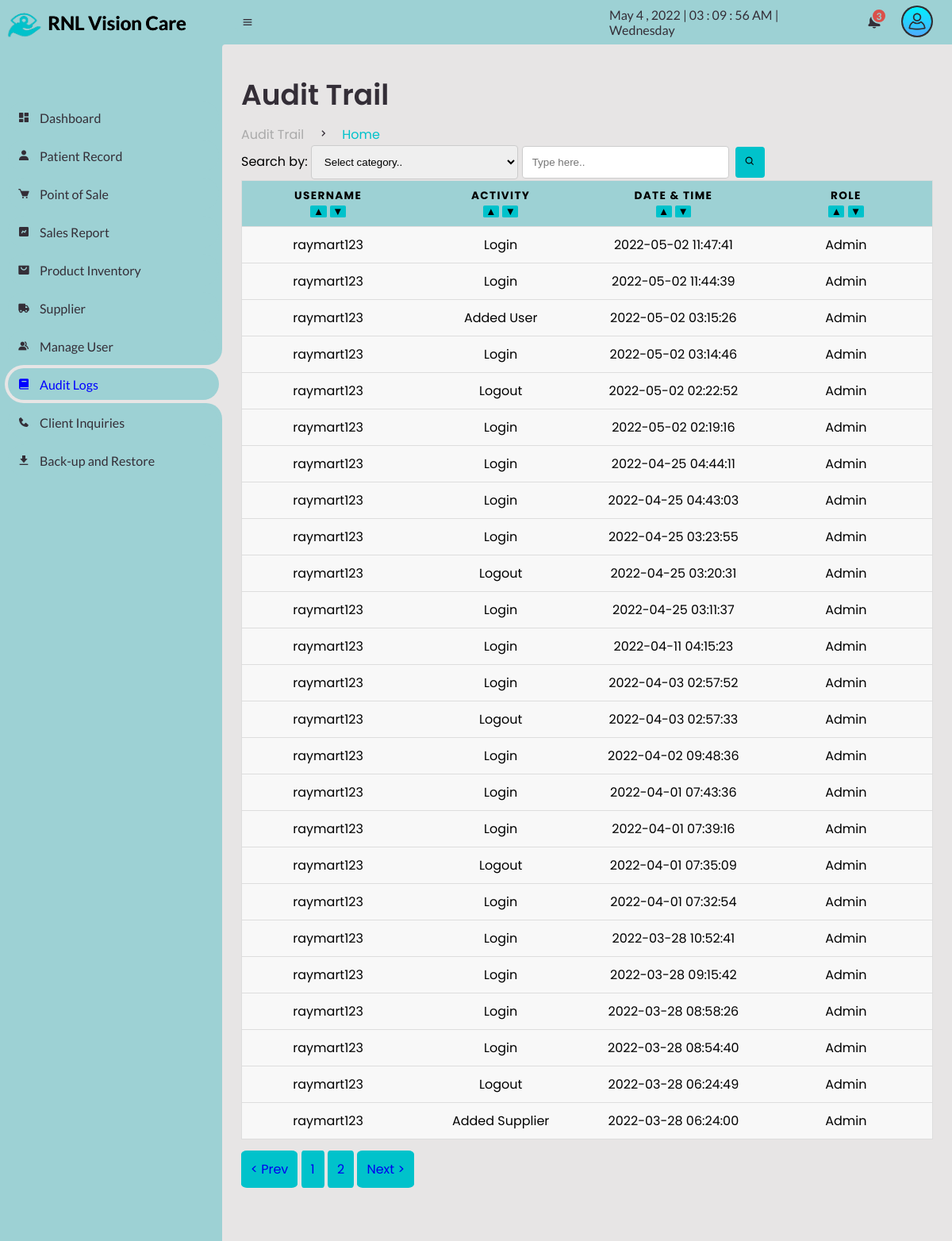
The app's page /Admin/audit.php (signed in) with its own data.
### tables this page shows
CREATE TABLE `users_logs` (
  `logs_id` int(11) NOT NULL AUTO_INCREMENT,
  `logs_username` varchar(255) NOT NULL,
  `logs_activity` varchar(255) NOT NULL,
  `logs_datentime` datetime NOT NULL,
  `logs_roles` varchar(255) NOT NULL,
  PRIMARY KEY (`logs_id`)
);

### Admin/audit.php (the view, shortened to what this page needs)
<?php
include("session.php");
function createRandomPassword() {
	$chars = "003232303232023232023456789";
	$i = 0;
	$pass = '' ;
	while ($i <= 7) {
		$num = rand() % 33;
		$tmp = substr($chars, $num, 1);
		$pass = $pass . $tmp;
		$i++;
	}
	return $pass;
}
$finalcode='RS-'.createRandomPassword();
?>
<!DOCTYPE html>
<html lang="en">
<head>
	<link href='https://unpkg.com/boxicons@2.0.9/css/boxicons.min.css' rel='stylesheet'>
	<link rel="stylesheet" href="css\sys_style.css">
</head>
<body>
	<section id="sidebar">
		<a href="supplier.php" class="brand">
			<img src="images\logo.png" alt="" width="60px;">
			<span class="text" style="text-shadow:0.5px 0px #000; color: black;">RNL Vision Care</span>
		</a>
		<ul class="side-menu top">
			<li>
				<a href="dashboard.php">
					<i class='bx bxs-dashboard' ></i>
					<span class="text">Dashboard</span>
				</a>
			</li>
			<li>
				<a href="patient-record.php">
					<i class='bx bxs-user' ></i>
					<span class="text">Patient Record</span>
				</a>
			</li>
			<li>
				<a href="point-of-sale.php?id=cash&invoice=<?php echo $finalcode ?>">
					<i class='bx bxs-cart' ></i>
					<span class="text">Point of Sale</span>
				</a>
			</li>
			<li>
				<a href="sales-report.php">
					<i class='bx bxs-chart' ></i>
					<span class="text">Sales Report</span>
				</a>
			</li>
			<li>
				<a href="product.php">
					<i class='bx bxs-shopping-bag-alt' ></i>
					<span class="text">Product Inventory</span>
				</a>
			</li>
			<li>
				<a href="supplier.php">
					<i class='bx bxs-truck' ></i>
					<span class="text">Supplier</span>
				</a>
			</li>
			<li>
				<a href="manage-user.php">
					<i class='bx bxs-group' ></i>
					<span class="text">Manage User</span>
				</a>
			</li>
			<li class="active">
				<a href="audit.php">
					<i class='bx bxs-book' ></i>
					<span class="text">Audit Logs</span>
				</a>
			</li>
			<li>
        <a href="inquiries.php">
          <i class='bx bxs-phone' ></i>
          <span class="text">Client Inquiries</span>
        </a>
      </li>
			<li>
				<a href="archive.php">
					<i class='bx bxs-download' ></i>
					<span class="text">Back-up and Restore</span>
				</a>
			</li>
		</ul>
	</section>
	<section id="content">
		<nav>
			<i class='bx bx-menu' ></i>
			<div id="digital-clock"></div>
			<div class="dropdown2">
			<a href="#" class="notification">
				<span class="num">
				<?php
				$query = mysqli_query($conn, "SELECT COUNT(*) as total from product  WHERE qty <=10 AND pro_status ='2'");
					while($result=mysqli_fetch_array($query)){
					echo $result['total'];
				}
				?>
						  </span>
			</a>
			</div>
			<div class="dropdown1">
			<img src="img\user.png" alt="" width="40px" class="userlogo">
			</div>
		</nav>
		<main>
			<div class="head-title">
				<div class="left">
					<h1>Audit Trail</h1>
					<ul class="breadcrumb">
						<li>
							<a href="audit.php">Audit Trail</a>
						</li>
						<li><i class='bx bx-chevron-right' ></i></li>
						<li>
							<a class="active" href="audit.php">Home</a>
						</li>
					</ul>
				</div>
			</div>
	<form method="post">
					<label>Search by:</label>
              <select name='search' id="price-sort" onchange="location = this.value;" style="padding: 12px;border: 1px solid #ccc;border-radius: 4px;font-family: var(poppins); width: 30%;">
                <option value='0' disabled selected>Select category..</option>
              </select>
						<input type="text" name="txtsearch" id="txtsearch" placeholder="Type here.." autocomplete="off" style="padding: 12px;border: 1px solid #ccc;border-radius: 4px;font-family: var(poppins);width: 30%;">
						<button  id="btnsearch" name="btnsearch" class="page" style="cursor: pointer;"><i class='bx bx-search' ></i></button>
						</form>
	<table>
     <thead>
     	<tr>
			<th>Username<form method=""><button class="up" value="up" name="btn" style="width: 10%; height: 5%; padding: 0; margin: 0;">▲</button>&nbsp<button class="down" value="down" name="btn" style="width: 10%; height: 5%; padding: 0; margin: 0;">▼</button></form></th>
      <th>Activity<form method=""><button class="up" value="up1" name="btn" style="width: 10%; height: 5%; padding: 0; margin: 0;">▲</button>&nbsp<button class="down" value="down1" name="btn" style="width: 10%; height: 5%; padding: 0; margin: 0;">▼</button></form></th>
      <th>Date & Time<form method=""><button class="up" value="up2" name="btn" style="width: 10%; height: 5%; padding: 0; margin: 0;">▲</button>&nbsp<button class="down" value="down2" name="btn" style="width: 10%; height: 5%; padding: 0; margin: 0;">▼</button></form></th>
      <th>Role<form method=""><button class="up" value="up3" name="btn" style="width: 10%; height: 5%; padding: 0; margin: 0;">▲</button>&nbsp<button class="down" value="down3" name="btn" style="width: 10%; height: 5%; padding: 0; margin: 0;">▼</button></form></th>
     	</tr>
     </thead>
     <tbody>
	 <?php
     include('conn.php');
	$limit=25;
	$page=isset($_GET['page']) ? $_GET['page']:1;
	$start=($page-1)*$limit;
	$search=$_POST['txtsearch'];
        if (isset($_POST['btnsearch']) && $_POST['txtsearch']!="") {
        	 $sql = "SELECT * FROM `users_logs` WHERE `$column` LIKE '%$search%' LIMIT $start, $limit ";
       			$sql2 =$conn->query("SELECT count(logs_id) AS id FROM `users_logs` WHERE `$column` LIKE '%$search%'");
        	}
        	elseif ($_GET['btn']=='down') {
        		$sql = "SELECT * FROM `users_logs` Order by `logs_username` DESC LIMIT $start, $limit ";
        		$sql2 =$conn->query("SELECT count(users_id) AS id, `logs_username` FROM `users_logs` Order by `logs_username` DESC ");
        		echo "<style>.down{ background-color:red;}</style>";
        	}
        	elseif ($_GET['btn']=='up') {
        		$sql = "SELECT * FROM `users_logs` Order by `logs_username` ASC LIMIT $start, $limit ";
        		$sql2 =$conn->query("SELECT count(users_id) AS id, `logs_username` FROM `users_logs` Order by `logs_username` ASC ");
        		echo "<style>.up{ background-color:red;}</style>";
        	}
        	elseif ($_GET['btn']=='down1') {
        		$sql = "SELECT * FROM `users_logs` Order by `logs_activity` DESC LIMIT $start, $limit ";
        		$sql2 =$conn->query("SELECT count(users_id) AS id, `logs_activity` FROM `users_logs` Order by `logs_activity` DESC ");
        		echo "<style>.down{ background-color:red;}</style>";
        	}
        	elseif ($_GET['btn']=='up1') {
        		$sql = "SELECT * FROM `users_logs` Order by `logs_activity` ASC LIMIT $start, $limit ";
        		$sql2 =$conn->query("SELECT count(users_id) AS id, `logs_activity` FROM `users_logs` Order by `logs_activity` ASC ");
        		echo "<style>.up{ background-color:red;}</style>";
        	}
        	elseif ($_GET['btn']=='down2') {
        		$sql = "SELECT * FROM `users_logs` Order by `logs_datentime` DESC LIMIT $start, $limit ";
        		$sql2 =$conn->query("SELECT count(users_id) AS id, `logs_datentime` FROM `users_logs` Order by `logs_datentime` DESC ");
        		echo "<style>.down{ background-color:red;}</style>";
        	}
        	elseif ($_GET['btn']=='up2') {
        		$sql = "SELECT * FROM `users_logs` Order by `logs_datentime` ASC LIMIT $start, $limit ";
        		$sql2 =$conn->query("SELECT count(users_id) AS id, `logs_datentime` FROM `users_logs` Order by `logs_datentime` ASC ");
        		echo "<style>.up{ background-color:red;}</style>";
        	}
        	elseif ($_GET['btn']=='down3') {
        		$sql = "SELECT * FROM `users_logs` Order by `logs_roles` DESC LIMIT $start, $limit ";
        		$sql2 =$conn->query("SELECT count(users_id) AS id, `logs_roles` FROM `users_logs` Order by `logs_roles` DESC ");
        		echo "<style>.down{ background-color:red;}</style>";
        	}
        	elseif ($_GET['btn']=='up3') {
        		$sql = "SELECT * FROM `users_logs` Order by `logs_roles` ASC LIMIT $start, $limit ";
        		$sql2 =$conn->query("SELECT count(users_id) AS id, `logs_roles` FROM `users_logs` Order by `logs_roles` ASC ");
        		echo "<style>.up{ background-color:red;}</style>";
        	}
        	else{
        		$sql = "SELECT * from users_logs WHERE logs_datentime ORDER BY logs_datentime DESC LIMIT $start, $limit";
        	}
        		$sql2 =$conn->query("SELECT count(logs_id) AS id FROM `users_logs`");
	$result2 = $sql2->fetch_all(MYSQLI_ASSOC);
            $total=$result2[0]['id'];
            $pages=ceil($total/$limit);
            $prev=$page-1;
            $next=$page+1;
    $result = $conn-> query($sql);
      if ($result-> num_rows > 0) {
        while ($row = $result-> fetch_assoc()){
?>
		 <tr>
     	  	<td data-label="Username"><?php echo $row['logs_username'];?></td>
     	  	<td data-label="Activity"><?php echo $row['logs_activity'];?></td>
     	  	<td data-label="Date&Time"><?php echo $row['logs_datentime'];?></td>
     	  	<td data-label="Roles"><?php echo $row['logs_roles'];?></td>
     	  </tr>
     	 <?php
     	}}
     	?>
     </tbody>
   </table>
  	<br>
   <a class="page" id="pre" href="audit.php?page=<?=$prev; ?>&btn=<?php echo $_GET['btn'] ?>">< Prev</a>
    	  <?php  for($i=1; $i <=$pages ; $i++): ?>
    <a class="page" href="audit.php?page=<?=$i; ?>&btn=<?php echo $_GET['btn'] ?>"><?=$i; ?></a>
                      <?php endfor; ?>
    <a class="page" id="pnext" href="audit.php?page=<?=$next; ?>&btn=<?php echo $_GET['btn'] ?>">Next ></a>
		</main>
	</section>
</body>
</html>

### Admin/css/sys_style.css (style rules this page uses)
* { margin: 0; padding: 0; box-sizing: border-box; }
a { text-decoration: none; }
li { list-style: none; }
:root { --poppins: 'Poppins', sans-serif; --lato: 'Lato', sans-serif; --light: #9dd1d4; --blue: #00c2cb; --light-blue: #e5eaf0; --grey: rgb(231, 229, 229); --dark-grey: #AAAAAA; --dark: #342E37; --red: #DB504A; --yellow: #FFCE26; --light-yellow: #FFF2C6; --orange: #FD7238; --light-orange: #FFE0D3; }
html { overflow-x: hidden; }
body { background: var(--grey); overflow-x: hidden; }
#sidebar { position: fixed; top: 0; left: 0; width: 280px; height: 100%; background: var(--light); z-index: 2000; font-family: var(--lato); transition: .3s ease; overflow-x: hidden; scrollbar-width: none; }
#sidebar .brand { font-size: 24px; font-weight: 700; height: 56px; display: flex; align-items: center; color: var(--blue); position: sticky; top: 0; left: 0; background: var(--light); z-index: 500; padding-bottom: 20px; box-sizing: content-box; }
#sidebar .side-menu { width: 100%; margin-top: 48px; }
#sidebar .side-menu li { height: 48px; background: transparent; margin-left: 6px; border-radius: 48px 0 0 48px; padding: 4px; }
#sidebar .side-menu li.active { background: var(--grey); position: relative; }
#sidebar .side-menu li.active::before { content: ''; position: absolute; width: 40px; height: 40px; border-radius: 50%; top: -40px; right: 0; box-shadow: 20px 20px 0 var(--grey); z-index: -1; }
#sidebar .side-menu li.active::after { content: ''; position: absolute; width: 40px; height: 40px; border-radius: 50%; bottom: -40px; right: 0; box-shadow: 20px -20px 0 var(--grey); z-index: -1; }
#sidebar .side-menu li a { width: 100%; height: 100%; background: var(--light); display: flex; align-items: center; border-radius: 48px; font-size: 16px; color: var(--dark); white-space: nowrap; overflow-x: hidden; }
#sidebar .side-menu.top li.active a { color: blue; }
#sidebar .side-menu li a .bx { min-width: calc(60px - ((4px + 6px) * 2)); display: flex; justify-content: center; }
#content { position: relative; width: calc(100% - 280px); left: 280px; transition: .3s ease; }
#content nav { height: 56px; background: var(--light); padding: 0 24px; display: flex; align-items: center; grid-gap: 24px; font-family: var(--lato); position: sticky; top: 0; left: 0; z-index: 1000; }
#content nav::before { content: ''; position: absolute; width: 40px; height: 40px; bottom: -40px; left: 0; border-radius: 10%; box-shadow: -20px -20px 0 var(--light); }
#content nav a { color: var(--dark); }
#content nav .bx.bx-menu { cursor: pointer; color: var(--dark); }
#content nav .notification { font-size: 20px; position: relative; }
#content nav .notification .num { position: absolute; top: -6px; right: -6px; width: 20px; height: 20px; border-radius: 50%; border: 2px solid var(--light); background: var(--red); color: var(--light); font-weight: 700; font-size: 12px; display: flex; justify-content: center; align-items: center; }
#content main { width: 100%; padding: 36px 24px; font-family: var(--poppins); max-height: calc(100vh - 56px); overflow-y: auto; }
#content main .head-title { display: flex; align-items: center; justify-content: space-between; grid-gap: 16px; flex-wrap: wrap; }
#content main .head-title .left h1 { font-size: 36px; font-weight: 600; margin-bottom: 10px; color: var(--dark); }
#content main .head-title .left .breadcrumb { display: flex; align-items: center; grid-gap: 16px; }
#content main .head-title .left .breadcrumb li { color: var(--dark); }
#content main .head-title .left .breadcrumb li a { color: var(--dark-grey); pointer-events: none; }
#content main .head-title .left .breadcrumb li a.active { color: var(--blue); pointer-events: unset; }
#digital-clock { color: var(--dark); }
.userlogo { background-color:#302e31; padding: 2px; border-radius: 50%; cursor: pointer; }
.dropdown1 { position: relative; display: inline-block; }
.dropdown2 { position: relative; display: inline-block; }

### records on screen
users_logs: logs_username "raymart123", logs_activity "Login", logs_datentime "2022-05-02 11:47:41", logs_roles "Admin"
users_logs: logs_username "raymart123", logs_activity "Login", logs_datentime "2022-05-02 11:44:39", logs_roles "Admin"
users_logs: logs_username "raymart123", logs_activity "Added User", logs_datentime "2022-05-02 03:15:26", logs_roles "Admin"
users_logs: logs_username "raymart123", logs_activity "Login", logs_datentime "2022-05-02 03:14:46", logs_roles "Admin"
users_logs: logs_username "raymart123", logs_activity "Logout", logs_datentime "2022-05-02 02:22:52", logs_roles "Admin"
users_logs: logs_username "raymart123", logs_activity "Login", logs_datentime "2022-05-02 02:19:16", logs_roles "Admin"
users_logs: logs_username "raymart123", logs_activity "Login", logs_datentime "2022-04-25 04:44:11", logs_roles "Admin"
users_logs: logs_username "raymart123", logs_activity "Login", logs_datentime "2022-04-25 04:43:03", logs_roles "Admin"
users_logs: logs_username "raymart123", logs_activity "Login", logs_datentime "2022-04-25 03:23:55", logs_roles "Admin"
users_logs: logs_username "raymart123", logs_activity "Logout", logs_datentime "2022-04-25 03:20:31", logs_roles "Admin"
users_logs: logs_username "raymart123", logs_activity "Login", logs_datentime "2022-04-25 03:11:37", logs_roles "Admin"
users_logs: logs_username "raymart123", logs_activity "Login", logs_datentime "2022-04-11 04:15:23", logs_roles "Admin"
users_logs: logs_username "raymart123", logs_activity "Login", logs_datentime "2022-04-03 02:57:52", logs_roles "Admin"
users_logs: logs_username "raymart123", logs_activity "Logout", logs_datentime "2022-04-03 02:57:33", logs_roles "Admin"
users_logs: logs_username "raymart123", logs_activity "Login", logs_datentime "2022-04-02 09:48:36", logs_roles "Admin"
users_logs: logs_username "raymart123", logs_activity "Login", logs_datentime "2022-04-01 07:43:36", logs_roles "Admin"
users_logs: logs_username "raymart123", logs_activity "Login", logs_datentime "2022-04-01 07:39:16", logs_roles "Admin"
users_logs: logs_username "raymart123", logs_activity "Logout", logs_datentime "2022-04-01 07:35:09", logs_roles "Admin"
users_logs: logs_username "raymart123", logs_activity "Login", logs_datentime "2022-04-01 07:32:54", logs_roles "Admin"
users_logs: logs_username "raymart123", logs_activity "Login", logs_datentime "2022-03-28 10:52:41", logs_roles "Admin"
users_logs: logs_username "raymart123", logs_activity "Login", logs_datentime "2022-03-28 09:15:42", logs_roles "Admin"
users_logs: logs_username "raymart123", logs_activity "Login", logs_datentime "2022-03-28 08:58:26", logs_roles "Admin"
users_logs: logs_username "raymart123", logs_activity "Login", logs_datentime "2022-03-28 08:54:40", logs_roles "Admin"
users_logs: logs_username "raymart123", logs_activity "Logout", logs_datentime "2022-03-28 06:24:49", logs_roles "Admin"
users_logs: logs_username "raymart123", logs_activity "Added Supplier", logs_datentime "2022-03-28 06:24:00", logs_roles "Admin"

### other values on screen
$result['total'] "3"
